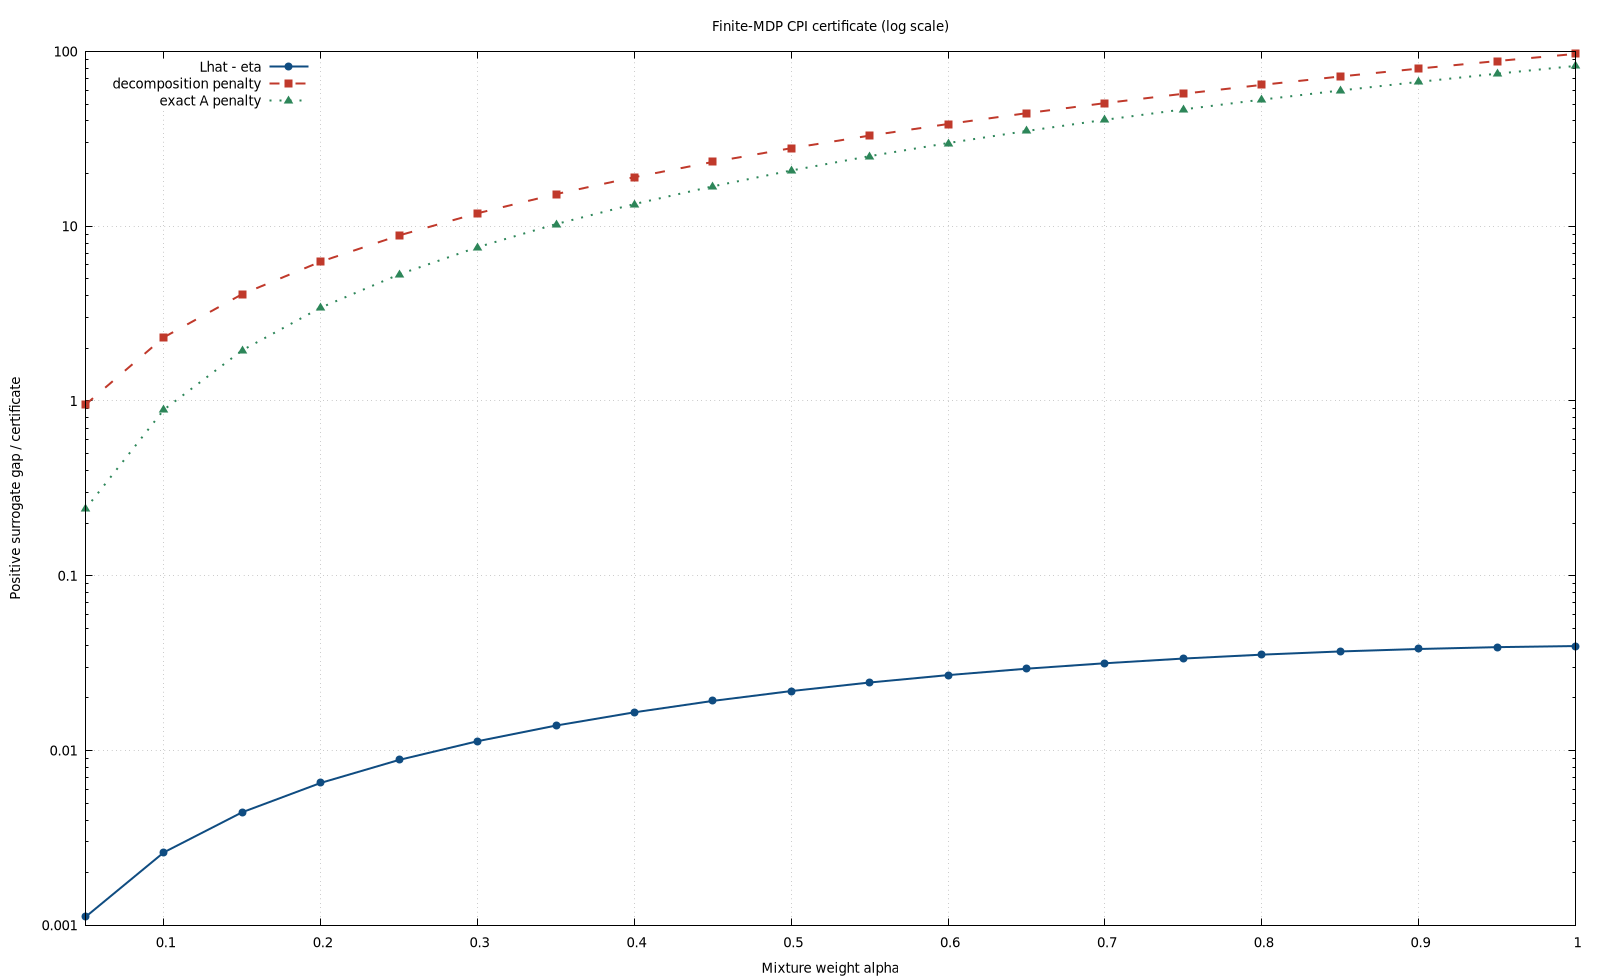

Here is the gnuplot script that generated this plot:
set datafile separator '\t'
set xlabel 'Mixture weight alpha'
set ylabel 'Positive surrogate gap / certificate'
set title 'Finite-MDP CPI certificate (log scale)'
set key top left
set grid
set xrange [0.05:1.0]
set logscale y
set terminal pdfcairo enhanced color size 6.2in,3.8in font ',10'
set output '/home/buiksat/UPI_TRM/UPI_TRM_ICLR/results/finite_mdp_certificate_validation/fig_cpi_certificate.pdf'
plot '/home/buiksat/UPI_TRM/UPI_TRM_ICLR/results/finite_mdp_certificate_validation/fig_cpi_certificate.dat' using 1:2 with linespoints lw 2 pt 7 lc rgb '#0f4c81' title 'Lhat - eta',      '/home/buiksat/UPI_TRM/UPI_TRM_ICLR/results/finite_mdp_certificate_validation/fig_cpi_certificate.dat' using 1:3 with linespoints lw 2 pt 5 dt 2 lc rgb '#c0392b' title 'decomposition penalty',      '/home/buiksat/UPI_TRM/UPI_TRM_ICLR/results/finite_mdp_certificate_validation/fig_cpi_certificate.dat' using 1:4 with linespoints lw 2 pt 9 dt 3 lc rgb '#2d8659' title 'exact A penalty'
set terminal pngcairo size 1600,980 enhanced font ',10'
set output '/home/buiksat/UPI_TRM/UPI_TRM_ICLR/results/finite_mdp_certificate_validation/fig_cpi_certificate.png'
replot
